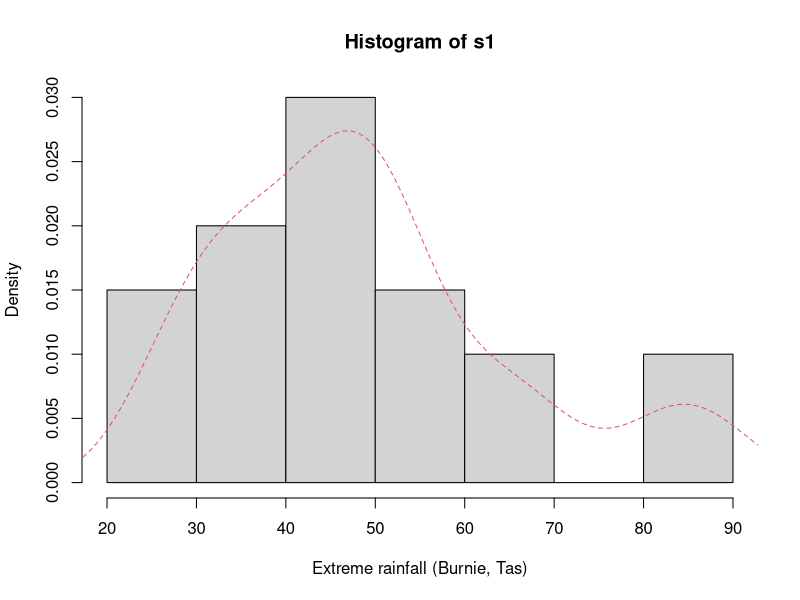
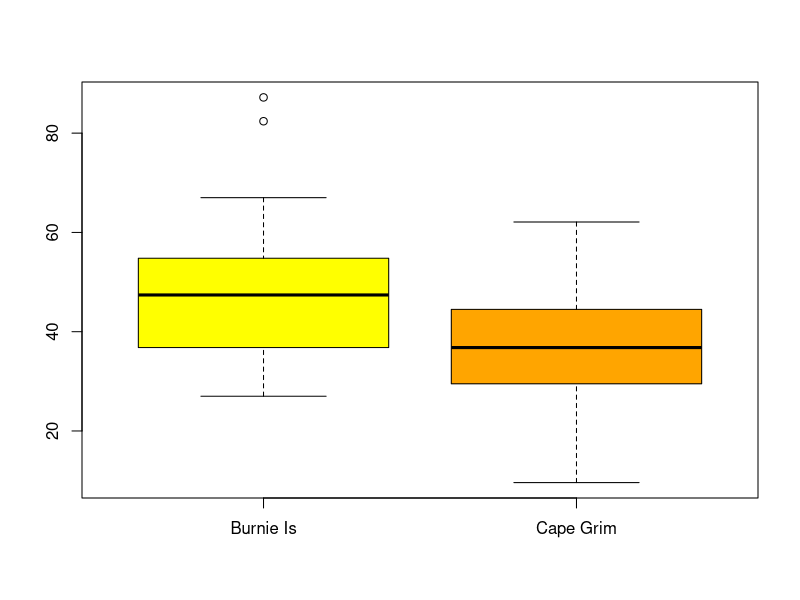
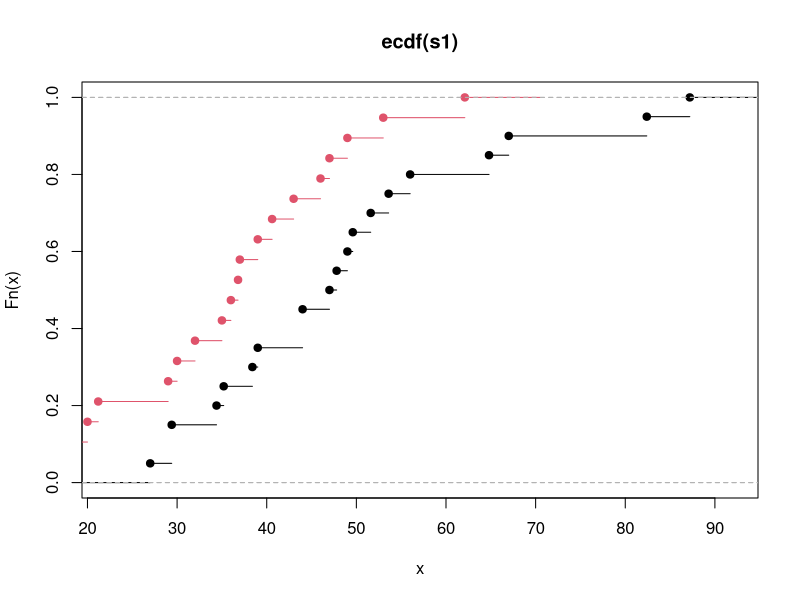
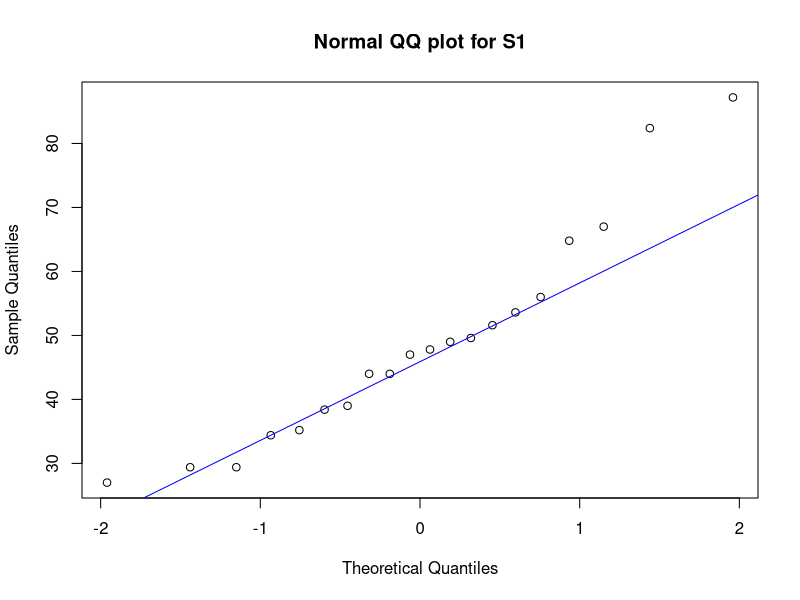

Write the R code that produced these figures, in order.
## ---- chunk 1
setwd('/Users/rafsanalmamun/Desktop/MAST90105_Labs/Lab 7')
## ---- chunk 2
tasmania = read.csv('EditedRainfall.csv')
## ---- chunk 3

View(tasmania)
dim(tasmania) # check data dimension
names(tasmania[, 1:5]) # names of the first 5 columns
year = tasmania[, 1] # create a vector for year
s1 = tasmania[, 2] # create a vector for station 1 (Burnie)
s2 = tasmania[, 3] # create a vector for station 2 (Cape Grim)
## ---- chunk 4

summary(s1) # 5-number summary plus sample mean
## ---- chunk 5
sd(s1) # sample standard deviaion

IQR(s1) # IQR
## ---- chunk 6
# sample percentiles using Type 6 and 7
# approximations
quantile(s1, type = 6)
quantile(s1, type = 7)
## ---- chunk 7
summary(s2)

# remove the null values to calculate sd and IQR
sd(s2, na.rm = TRUE)
IQR(s2, na.rm = TRUE)
## ---- chunk 8

hist(s1, freq = FALSE, xlab = "Extreme rainfall (Burnie, Tas)") # freq = FALSE gives density
smooth.density = density(s1) # fits a smooth curve
points(smooth.density, type = "l", lty = 2, col = 2) # adds a smooth curve
## ---- chunk 9
boxplot(s1, s2, names = c("Burnie Is", "Cape Grim"),
col = c("yellow", "orange"))
## ---- chunk 10
ecdf1 = ecdf(s1)
ecdf2 = ecdf(s2)
plot(ecdf1)
plot(ecdf2, col = 2, add = TRUE)
## ---- chunk 11
qqnorm(s1, main = "Normal QQ plot for S1") # normal QQ plot
qqline(s1, col='blue')
## ---- chunk 12
Finv = function(p) {
  return -log(-log(p))
} # quantile function
